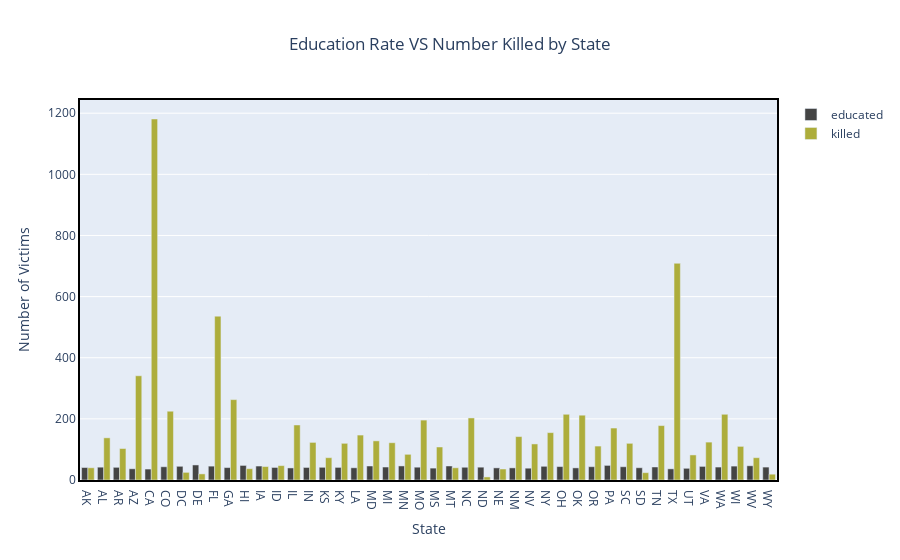

The code cell stored with this chart in its notebook:
### Code cell
ed_rate=go.Bar(x=st_cnt_df['State'],y=st_cnt_df['Educated%'],marker=dict(color='#444444'),name="educated")
num_kills=go.Bar(x=st_cnt_df['State'],y=st_cnt_df['Kill_cnt'],marker=dict(color='#adad3b'),name="killed")
data=[ed_rate, num_kills]

fig = go.Figure(data)
fig.update_xaxes(showline=True, linewidth=2, linecolor='black', mirror=True)
fig.update_yaxes(showline=True, linewidth=2, linecolor='black', mirror=True)
fig.update_layout(title="Education Rate VS Number Killed by State",title_x=0.5,xaxis=dict(title="State"),yaxis=dict(title="Number of Victims"),
                   barmode="group")
fig.show()

### Figure 1 — Plotly figure (JSON) as saved in the notebook; plotly's stock layout.template omitted (floating-point values rounded to 4 significant figures)
{"data": [{"marker": {"color": "#444444"}, "name": "educated", "type": "bar", "x": ["AK", "AL", "AR", "AZ", "CA", "CO", "DC", "DE", "FL", "GA", "HI", "IA", "ID", "IL", "IN", "KS", "KY", "LA", "MD", "MI", "MN", "MO", "MS", "MT", "NC", "ND", "NE", "NM", "NV", "NY", "OH", "OK", "OR", "PA", "SC", "SD", "TN", "TX", "UT", "VA", "WA", "WI", "WV", "WY"], "y": [40.83, 41.93, 41.49, 36.68, 35.81, 43.36, 44.81, 49.21, 45.34, 40.64, 47.66, 45.68, 41.03, 39.46, 41.06, 41.53, 41.23, 39.95, 45.83, 42.44, 46.01, 41.92, 38.91, 45.86, 41.68, 41.94, 39.65, 39.67, 38.65, 44.8, 43.91, 39.61, 43.55, 47.76, 43.37, 40.12, 42.59, 36.47, 38.28, 44.49, 42.33, 45.46, 46.53, 42.22]}, {"marker": {"color": "#adad3b"}, "name": "killed", "type": "bar", "x": ["AK", "AL", "AR", "AZ", "CA", "CO", "DC", "DE", "FL", "GA", "HI", "IA", "ID", "IL", "IN", "KS", "KY", "LA", "MD", "MI", "MN", "MO", "MS", "MT", "NC", "ND", "NE", "NM", "NV", "NY", "OH", "OK", "OR", "PA", "SC", "SD", "TN", "TX", "UT", "VA", "WA", "WI", "WV", "WY"], "y": [40, 138, 103, 341, 1181, 225, 25, 20, 536, 263, 37, 44, 47, 180, 123, 73, 120, 147, 128, 122, 84, 196, 108, 40, 203, 10, 36, 142, 118, 155, 215, 212, 111, 170, 120, 24, 178, 709, 82, 124, 215, 110, 73, 19]}], "layout": {"barmode": "group", "title": {"text": "Education Rate VS Number Killed by State", "x": 0.5}, "xaxis": {"linecolor": "black", "linewidth": 2, "mirror": true, "showline": true, "title": {"text": "State"}}, "yaxis": {"linecolor": "black", "linewidth": 2, "mirror": true, "showline": true, "title": {"text": "Number of Victims"}}}}
